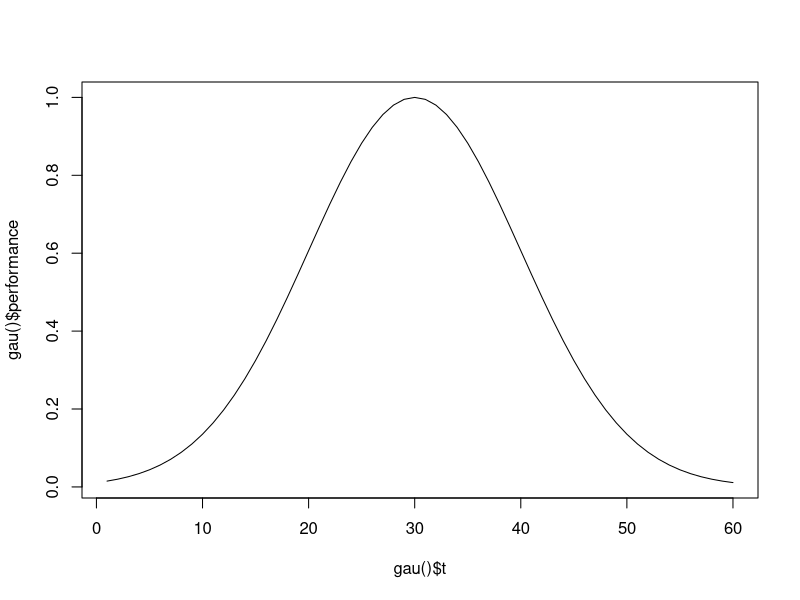
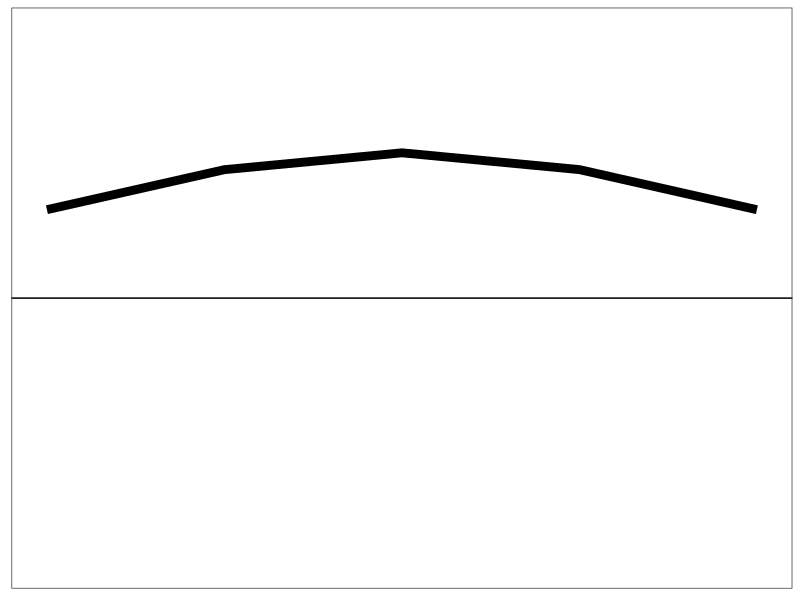
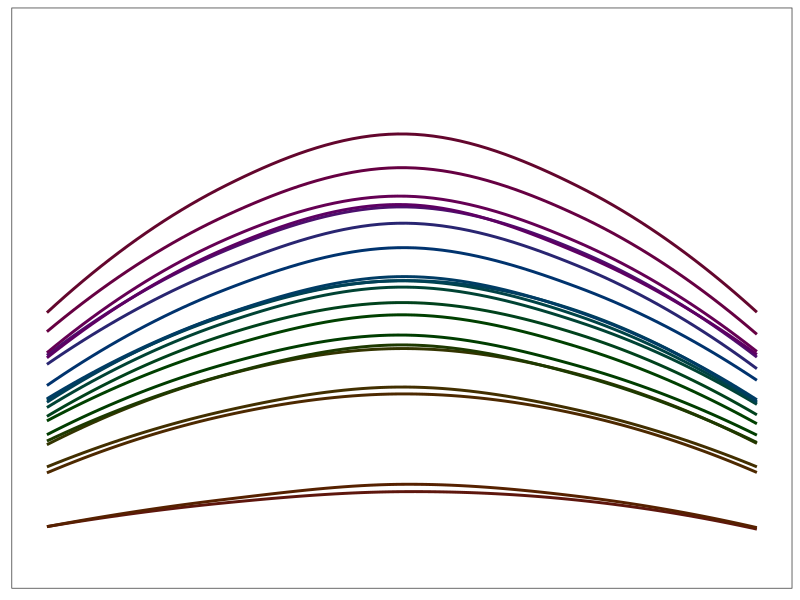
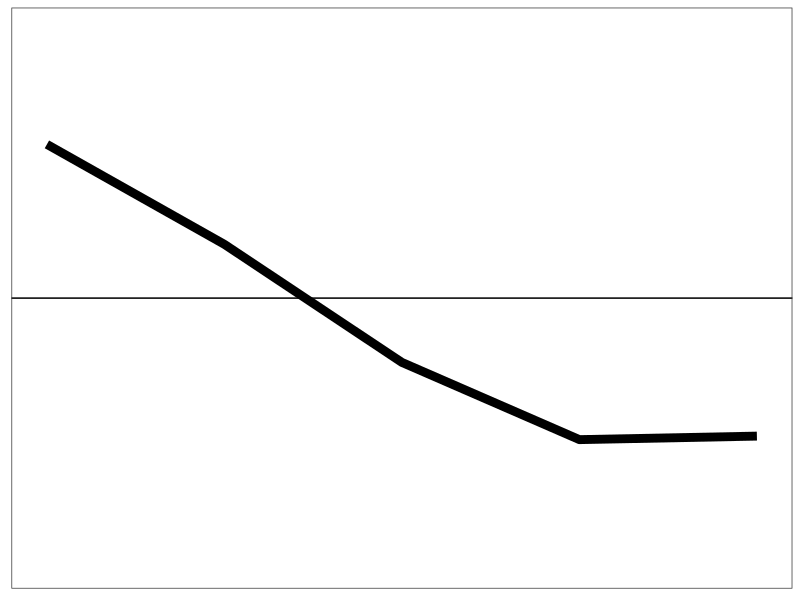
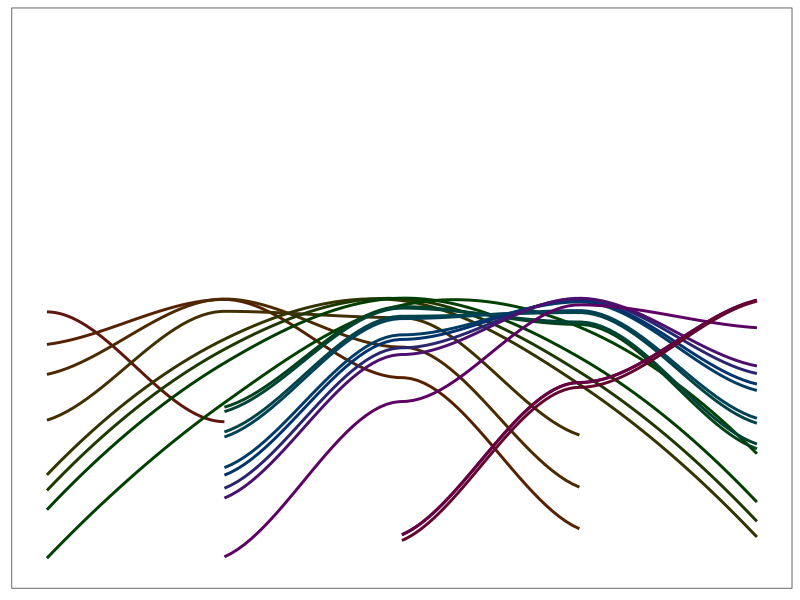
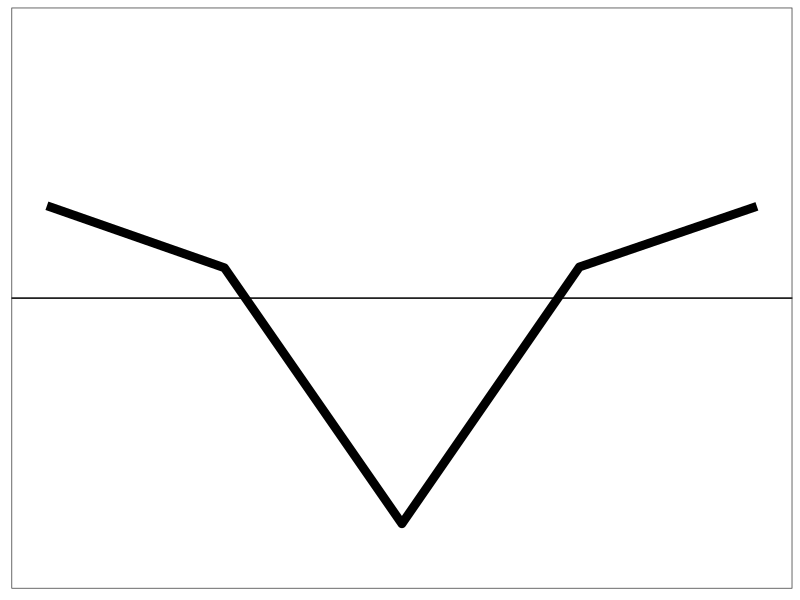
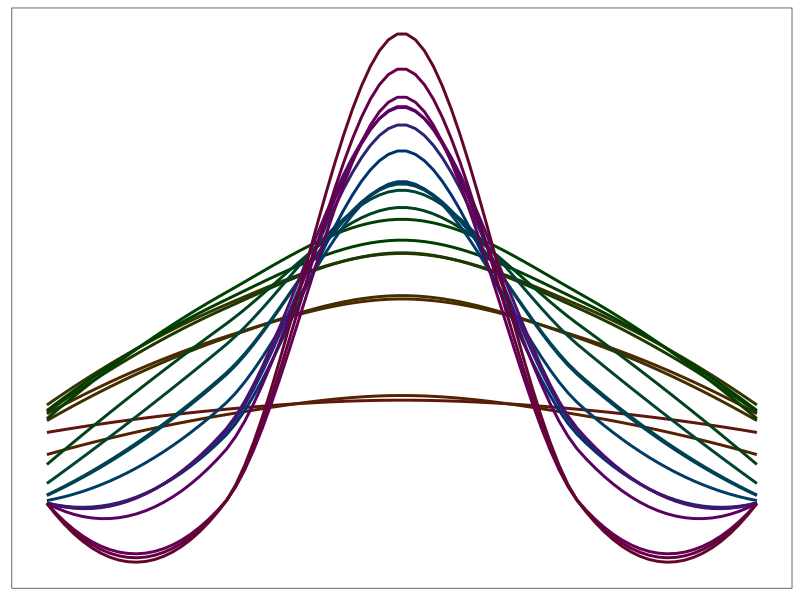
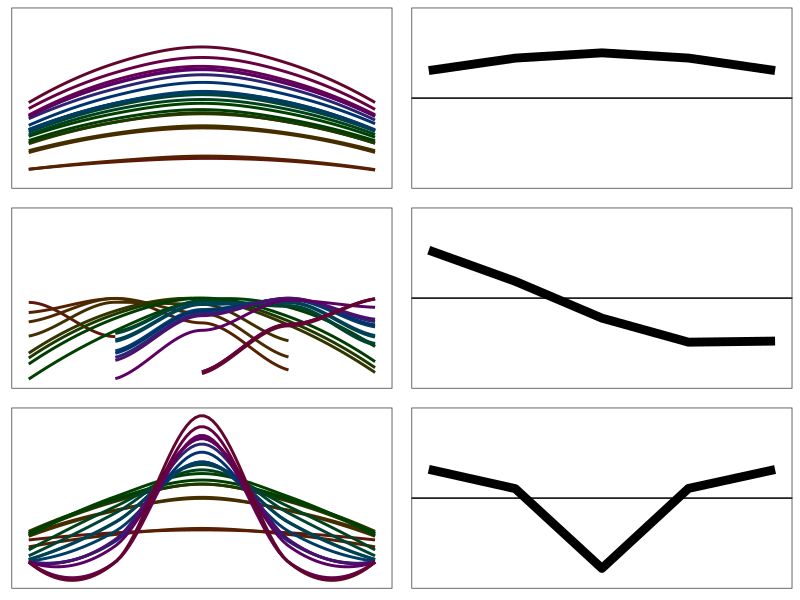

Recreate these plots in R, in order.
## ---- chunk 1
library(ggplot2)
library(lmerTest)
library(lme4)
library(DiagrammeR)
library(gridExtra)

### figure set up 

##figure set up 
setup<-theme_bw()+theme(axis.title.x=element_blank(),
        axis.text.x=element_blank(),
        axis.ticks.x=element_blank(),legend.position="none",
        axis.title.y=element_blank(),
        axis.text.y=element_blank(),
        axis.ticks.y=element_blank(),panel.background = element_blank(),
        panel.grid.major = element_blank(), panel.grid.minor = element_blank())

## ---- chunk 2
mermaid("
graph TD
  a{Simulate Data} --20 clones or colonies, 5 reps--> b(Mixed Effect Model) 
  b --> c[Extract G] 
  c --> d[PCA decomposition] 
  d --> e[Visualize]
  a --> e
")
## ---- chunk 3

gau<-function(a=1,b=30,c=10,t=seq(1,60,1)){
  #z=a*exp(-.5((t-b)/c)^2)
  z=a*exp(-.5*((t-b)/c)^2)
  b<-data.frame(performance=z,t=t)
  return(b)  
}

#gau()
plot(gau()$t,gau()$performance,type="l")
## ---- chunk 4
#simulate vert values
vval<-rnorm(mean=50,sd=15,n=100)

#pull out 20, randomly

col<-sort(rep(sample(vval,20),5))


#estimate perf curves
random.error<-sample(rnorm(mean=0,sd=.5,n=1000),500)

#generate dataset with 5 reps for 20 colonies for 4 levels of temperature
dat<-rbind(gau(a=col,t=c(20,25,30,35,40)),gau(a=col,t=c(20,25,30,35,40)),gau(a=col,t=c(20,25,30,35,40)),gau(a=col,t=c(20,25,30,35,40)),gau(a=col,t=c(20,25,30,35,40)))
dat$performance<-dat$performance+random.error


#convert colonies and dat into factors
dat$colonies<-as.factor(rep(sort(rep(seq(1,20,1),5)),5))
dat$t<-as.factor(dat$t)

## ---- chunk 5
### building mixed effects model to estimate the variance-covariance structure
# random slope and temperature nested within colonies
vmod<-lmer(formula=performance~1+(0+t|colonies),REML=TRUE,data=dat)
#summary(vmod)
Gmatrix.pac<-VarCorr(vmod)$colonies;Gmatrix.pac
Gmatrix.pac[1:5,1:5]
## ---- chunk 6
h<-princomp(Gmatrix.pac[1:5,1:5])
h$loadings[,1:3]
h1<-data.frame(Loadings=h$loadings[,1],t=c(20,25,30,35,40))

aa<-ggplot(h1,aes(x=t,y=Loadings))+geom_line(size=3)+setup+geom_hline(yintercept=0)+ylim(-1,1)
aa
## ---- chunk 7
dat$t<-as.numeric(as.character(dat$t))
a<-ggplot(dat,aes(x=t,y=performance,colour=factor(colonies)))+geom_smooth(se=FALSE)+setup+scale_color_hue(l=20, c=50)+ylim(5,100)
a

## ---- chunk 8
#simulate Topt values
opt<-rnorm(mean=30,sd=5,n=100)

#pull out 20, randomly
col.opt<-sort(rep(sample(opt,20),5))
col.opt

#estimate perf curves
#random.error<-sample(rnorm(mean=0,sd=.5,n=1000),500)

#generate dataset with 5 reps for 20 colonies for 4 levels of temperature
dat2<-rbind(gau(b=col.opt,t=c(20,25,30,35,40)),gau(b=col.opt,t=c(20,25,30,35,40)),gau(b=col.opt,t=c(20,25,30,35,40)),gau(b=col.opt,t=c(20,25,30,35,40)),gau(b=col.opt,t=c(20,25,30,35,40)))
dat2$performance<-dat2$performance#+random.error

###
dat2$colonies<-as.factor(rep(sort(rep(seq(1,20,1),5)),5))
dat2$t<-as.factor(dat2$t)

## ---- chunk 9
### building mixed effects model to estimate the variance-covariance structure
# random slope and temperature nested within colonies
hmod<-lmer(formula=performance~1+(0+t|colonies),REML=TRUE,data=dat2)
#summary(hmod)
Gmatrix.pac<-VarCorr(hmod)$colonies;Gmatrix.pac
Gmatrix.pac[1:5,1:5]
## ---- chunk 10
h<-princomp(Gmatrix.pac[1:5,1:5])
h$loadings[,1:3]

h2<-data.frame(Loadings=h$loadings[,1],t=c(20,25,30,35,40))

bb<-ggplot(h2,aes(x=t,y=Loadings))+geom_line(size=3)+setup+geom_hline(yintercept=0)+ylim(-1,1)
bb
## ---- chunk 11
dat2$t<-as.numeric(as.character(dat2$t))
b<-ggplot(dat2,aes(x=t,y=performance,colour=factor(colonies)))+stat_smooth(se=FALSE)+setup+scale_color_hue(l=20, c=50)+xlim(20,40)+ylim(0.5,1.5)
b
## ---- chunk 12
col# height

w<-rnorm(mean=5,sd=3,n=100)
col.opt<-sort(rep(sample(w,20),5))
col.opt # width

dat3<-rbind(gau(a=col,c=rev(col.opt),t=c(20,25,30,35,40)),gau(a=col,c=rev(col.opt),t=c(20,25,30,35,40)),gau(a=col,c=rev(col.opt),t=c(20,25,30,35,40)),gau(a=col,c=rev(col.opt),t=c(20,25,30,35,40)),gau(a=col,c=rev(col.opt),t=c(20,25,30,35,40)))
#dat3
dat3$colonies<-as.factor(rep(sort(rep(seq(1,20,1),5)),5))
dat3$t<-as.factor(dat2$t)
## ---- chunk 13
###model
hwmod<-lmer(formula=performance~1+(0+t|colonies),REML=TRUE,data=dat3)
#summary(hmod)
Gmatrix.pac<-VarCorr(hwmod)$colonies;Gmatrix.pac
Gmatrix.pac[1:5,1:5]
## ---- chunk 14

h<-princomp(Gmatrix.pac[1:5,1:5])
h$loadings[,1:3]
summary(h)
#plot(h$loadings[,1])
h3<-data.frame(Loadings=h$loadings[,1],t=c(20,25,30,35,40))

cc<-ggplot(h3,aes(x=t,y=Loadings))+geom_line(size=3)+setup+geom_hline(yintercept=0)+ylim(-1,1)
cc
## ---- chunk 15
dat3$t<-as.numeric(as.character(dat3$t))
c<-ggplot(dat3,aes(x=t,y=performance,colour=factor(colonies)))+stat_smooth(se=FALSE)+setup+scale_color_hue(l=20, c=50)
c
## ---- chunk 16
grid.arrange(ncol=2,nrow=3,a,aa,b,bb,c,cc)
## ---- chunk 17
sessionInfo()
